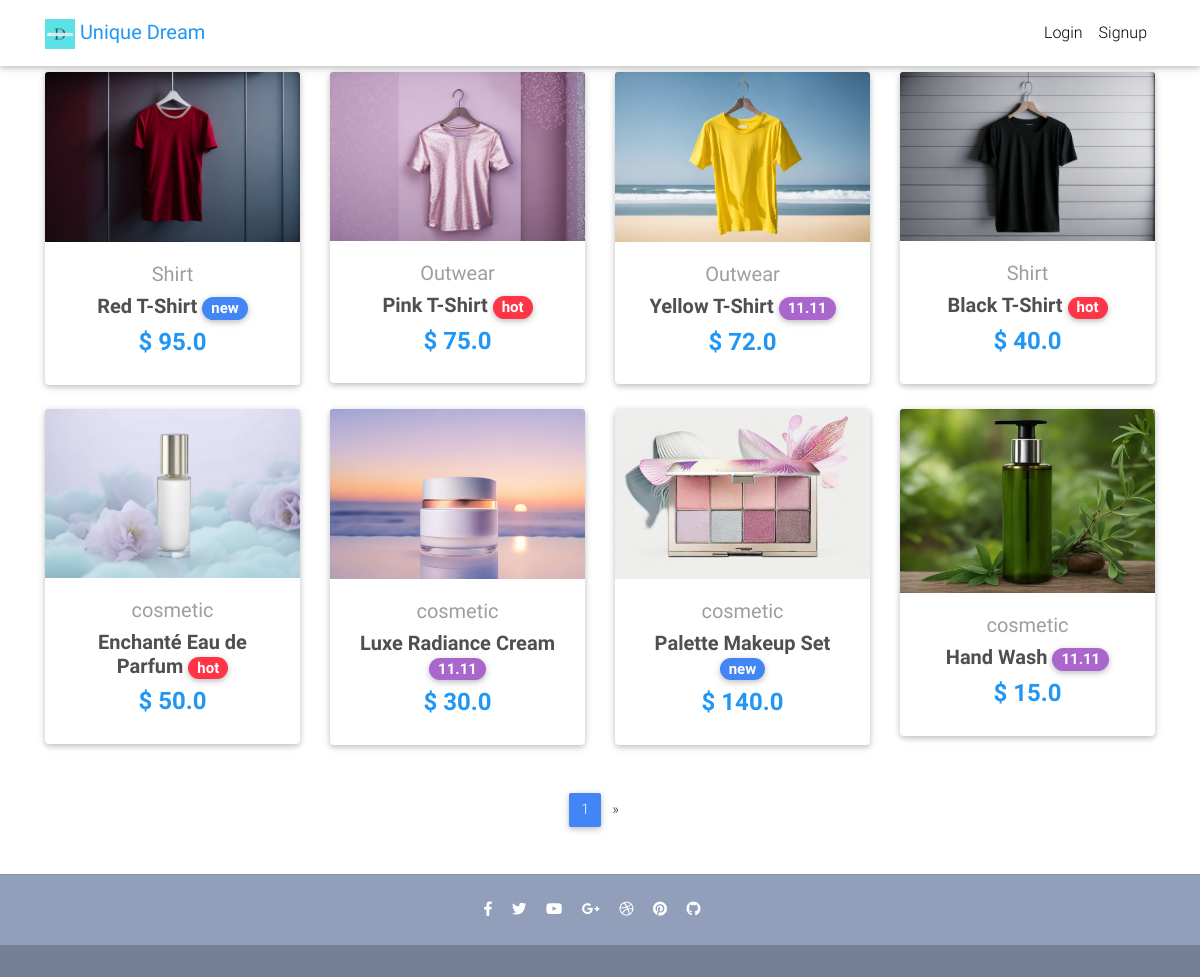
The page / on the database its author committed.
### core/models.py (models this page shows, shortened)
class Item(models.Model):
    title = models.CharField(max_length=100)
    price = models.FloatField()
    discount_price = models.FloatField(blank=True, null=True)
    category = models.CharField(choices=CATEGORY_CHOICES, max_length=2)
    label = models.CharField(choices=LABEL_CHOICES, max_length=1)
    slug = models.SlugField()
    description = models.TextField()
    image = models.ImageField()
    tag = models.CharField(max_length=20)
    def get_absolute_url(self):
        return reverse("core:product", kwargs={
            'slug': self.slug
        })

### core/views.py (the view)
# urls.py: path('', HomeView.as_view(), name='home'),
class HomeView(ListView):
    model = Item
    paginate_by = 8
    template_name = "home.html"

### templates/home.html (shortened to what this page needs)
{% extends "base.html" %}
{% block content %}
  <main>
    <div class="container">
      <section class="text-center mb-4">
        <div class="row wow fadeIn">
          {% for item in object_list %}
          <div class="col-lg-3 col-md-6 mb-4">
            <div class="card">
              <div class="view overlay">
                <img src="{{ item.image.url }}" class="card-img-top">
              </div>
              <div class="card-body text-center">
                <a href="" class="grey-text">
                  <h5>{{ item.get_category_display }}</h5>
                </a>
                <h5>
                  <strong>
                    <a href="{{ item.get_absolute_url }}" class="dark-grey-text">{{ item.title }}
                      <span class="badge badge-pill {{ item.get_label_display }}-color">{{ item.tag }}</span>
                    </a>
                  </strong>
                </h5>
                <h4 class="font-weight-bold blue-text">
                  <strong>$
                  {% if item.discount_price %}
                  {{ item.discount_price }}
                  {% else %}
                  {{ item.price }}
                  {% endif %}
                  </strong>
                </h4>
              </div>
            </div>
          </div>
          {% endfor %}
        </div>
      </section>
      {% if is_paginated %}
      <nav class="d-flex justify-content-center wow fadeIn">
        <ul class="pagination pg-blue">
          <li class="page-item active">
            <a class="page-link" href="?page={{ page_obj.number }}">{{ page_obj.number }}
            </a>
          </li>
          {% if page_obj.has_next %}
          <li class="page-item">
            <a class="page-link" href="?page={{ page_obj.next_page_number }}" aria-label="Next">
              <span aria-hidden="true">&raquo;</span>
            </a>
          </li>
          {% endif %}
        </ul>
      </nav>
      {% endif %}
    </div>
  </main>
{% endblock content %}

### templates/base.html (style rules this page uses)
html, body, header, .carousel { height: 60vh; }

### rows shown on the page
Item: image (picture), category "Shirt", title "Red T-Shirt", tag "new", discount_price "95.0"
Item: image (picture), category "Outwear", title "Pink T-Shirt", tag "hot", price "75.0"
Item: image (picture), category "Outwear", title "Yellow T-Shirt", tag "11.11", discount_price "72.0"
Item: image (picture), category "Shirt", title "Black T-Shirt", tag "hot", price "40.0"
Item: image (picture), category "cosmetic", title "Enchanté Eau de Parfum", tag "hot", discount_price "50.0"
Item: image (picture), category "cosmetic", title "Luxe Radiance Cream", tag "11.11", discount_price "30.0"
Item: image (picture), category "cosmetic", title "Palette Makeup Set", tag "new", discount_price "140.0"
Item: image (picture), category "cosmetic", title "Hand Wash", tag "11.11", discount_price "15.0"

### other values the page prints
{{ page_obj.number }} "1"
